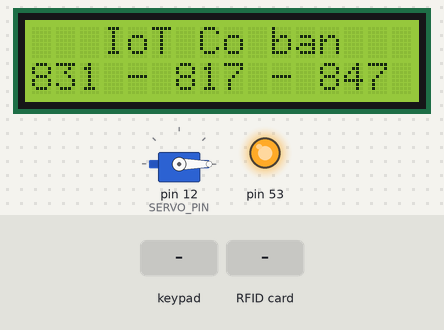
The sketch below on a simulated Arduino Mega 2560, built with avr-gcc and run on an emulated ATmega2560. On the bench: 16×2 character LCD, servo, output pins drawn as LEDs (lit = HIGH). Inputs (shaded band) come from the test bench. What the sketch prints to the serial monitor is not drawn.

Above: at 1.3 s.
1.4 s: keypad keys 1 2 3 4 5 6 # pressed 0.4 s apart
At 4.5 s:
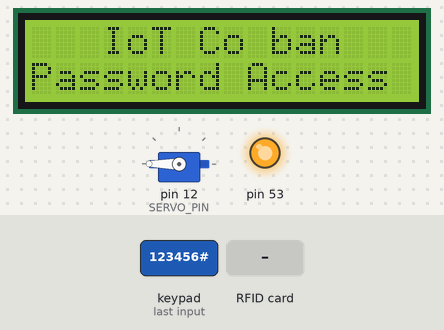
5.7 s: RFID card CD 67 E8 A9 EB held to the reader
At 7.7 s:
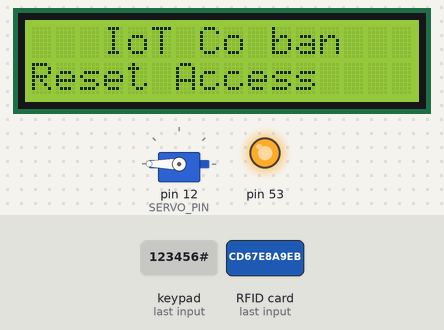
8.7 s: key '#' pressed
At 10.6 s:
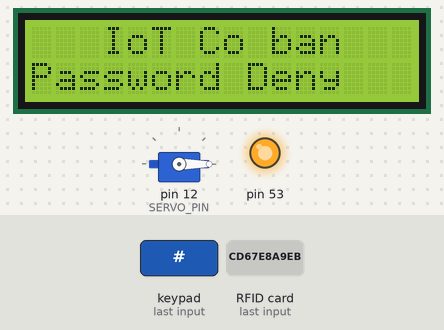
11.7 s: RFID card 6A 9C C5 80 B3 held to the reader
At 13.7 s:
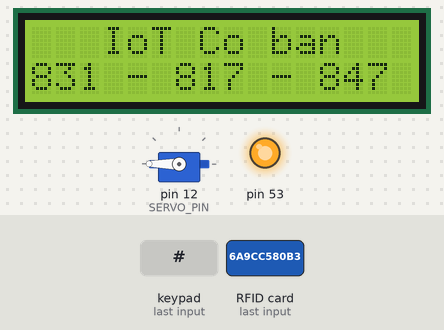
14.7 s: key '1' pressed
At 15.9 s:
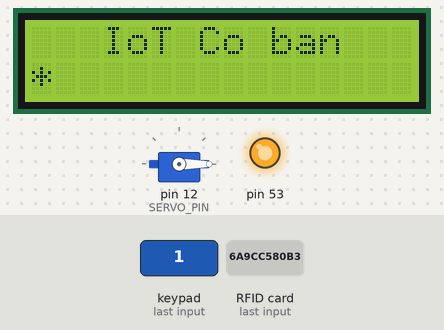
16.2 s: keypad keys 1 2 3 4 5 6 pressed 0.4 s apart
At 19.6 s:
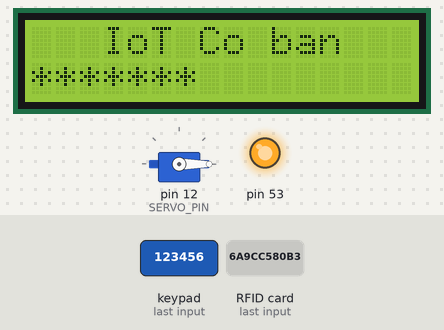
Timing chart, 0 to 21.1 s (numbered marks = the images above; inputs shaded):
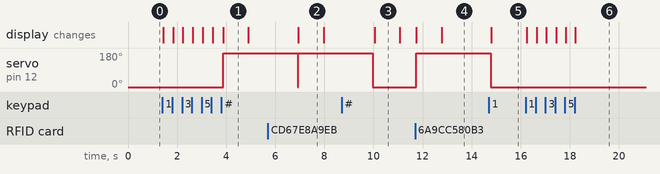

Measured:
- after the input at 1.4 s, servo on pin 12 (SERVO_PIN): 0° → 180° after 2.5 s; the display: first changes at once (image 1 shows a later state)
- after the input at 5.7 s, the display: changes after 1.2 s (image 2)
- after the input at 8.7 s, the display: changes after 1.3 s (image 3)
- after the input at 11.7 s, servo on pin 12 (SERVO_PIN): 0° → 180° after 0.05 s; the display: first changes after 0.05 s (image 4 shows a later state)
- after the input at 14.7 s, the display: changes after 0.10 s (image 5)
- after the input at 16.2 s, the display: first changes at once (image 6 shows a later state)
- what the display in image 1 shows lasts 1.0 s, from 3.9 s to 4.9 s

The sketch:

ArduinoMega.ino
```cpp
#include <RFID.h>
#include <SPI.h>
#include <Wire.h>
#include <LiquidCrystal_I2C.h>
#include <Servo.h>
#include <Keypad.h>

// Khai báo chân kết nối Arduino Mega với thiết bị
#define RFID522_SDA 10
#define RFID522_RESET 9
#define SERVO_PIN 12
#define BUZZER_PIN 11

const String RFID522_RESET_CODE = "cd67e8a9eb"; // Code thẻ RFID522 để reset hệ thống
const String RFID522_CODE = "6a9cc580b3";       // Code mật khẩu hệ thống bằng thẻ từ
const String KEYPAD_CODE = "123456";            // Code mật khẩu hệ thống bằng KeyPad

//Khai báo Keypad
const byte rows = 4;
const byte cols = 3;
char keys[rows][cols] = {
  {'1','2','3'},
  {'4','5','6'},
  {'7','8','9'},
  {'*','0','#'}
};
byte rowPins[rows] = {8, 7, 6, 5};
byte colPins[cols] = {4, 3, 2};

//Khai báo biến toàn cục
String keypad_Input_Code = "";
int numberOfDeny = 0;
String data = "non";

// Khai báo các thiết bị xử dụng trong hệ thống
LiquidCrystal_I2C myLCD(0x27,16,2);
Servo myServo;
RFID RC522(RFID522_SDA, RFID522_RESET);
Keypad myKeypad = Keypad( makeKeymap(keys), rowPins, colPins, rows, cols );

void setup() {
  Serial.begin(9600);

  //Khởi tạo RFID522
  SPI.begin();
  RC522.init();

  //Khởi tạo LCD
  startLCD();

  //Khởi tạo Servo
  myServo.attach(SERVO_PIN);
  myServo.write(0);

  //Khởi tạo kết nối với ESP8266 Nodemcu
  Wire.begin(8);
  Wire.onRequest(requestEvent);
}

void loop() {
  if (RC522.isCard())                                         // Kiểm tra thiệt bị đầu vào có phải là thẻ từ hay không
  {
    String content = "";                                      // Biến lưu mã input thẻ từ

    RC522.readCardSerial();                                   // Đọc mã từ thẻ từ
    for(int i=0;i<5;i++)
    {
      content.concat(String(RC522.serNum[i], HEX));           // Lưu vào biến với hệ HEX
    }

    if (content == RFID522_RESET_CODE) {                      // Kiểm tra có phải thẻ Reset hệ thống hay không
      screenLCD(1, "Reset Access");
      myServo.write(180);
      delay(1000);
      screenLCD(1, "831 - 817 - 847");
      delay(2000);
      myServo.write(0);
      data = "14" + String(numberOfDeny);
      Serial.println(data);
      numberOfDeny = 0;
    } else {
      content = checkThreeTime(content);                      // Hàm kiểm tra số lần bị từ chối (Sai mật khẩu)
      handleType(1, content);                                 // In kết quả ra LCD và báo mã Code gửi sang ESP8266
    }
    keypad_Input_Code = "";                                   // Biến reset mật khẩu keypad
  }

  char keyPadInputKey = myKeypad.getKey();                    // Nhận diện phím người dùng ấn, nếu không ấn trả về false
  if (keyPadInputKey) {                                       // Kiểm tra người dùng có ấn phím không
    if (keyPadInputKey != '*' && keyPadInputKey != '#'){      // Kiểm tra phím người dùng ấn là phím số hay phím chức năng
      keypad_Input_Code.concat(String(keyPadInputKey));       // Nối kết quả các phím người dùng ấn
    }
    int passwordLength = keypad_Input_Code.length();          // Lấy chiều dài mất khẩu người dùng đã nhập
    if (passwordLength > 0 && passwordLength <= 16) {         // Kiểm tra chiều dài mất khẩu người dùng đã nhập vì LCD (16x2)
      String star = "";                                       // Chuỗi dâu * khi người dùng nhập mật khẩu keypadd
      for(int i = 0; i < passwordLength; i++) {
        star.concat("*");
      }
      screenLCD(1, star);                                     // In số '*' đại diện cho mật khẩu người dùng đã nhập ra LCD
    }
    if (keyPadInputKey == '#') {
      keypad_Input_Code = checkThreeTime(keypad_Input_Code);  // Hàm kiểm tra số lần bị từ chối (Sai mật khẩu)
      handleType(2,keypad_Input_Code);                        // In kết quả ra LCD và báo mã Code gửi sang ESP8266
      keypad_Input_Code = "";                                 // Biến reset mật khẩu keypad
    }
    if (keyPadInputKey == '*') {                              // Xóa nhập lại khi nhâp sai
      screenLCD(1,"831 - 817 - 847");                         // In MSSV thành viên ra màn hình khi dòng 2 trống
      keypad_Input_Code = "";                                 // Biến reset mật khẩu keypad
    }
  }
}

void startLCD(){                                              // Hàm khởi tạo LCD
  myLCD.init();
  myLCD.backlight();
  myLCD.setCursor(0,0);
  myLCD.print("   IoT Co ban   ");
  myLCD.setCursor(0,1);
  myLCD.print("831 - 817 - 847");
}

void screenLCD(int row, String message){                      // Hàm in dữ liệu chuỗi lên LCD
  myLCD.setCursor(0,row);
  myLCD.print("                ");
  myLCD.setCursor(0,row);
  myLCD.print(message);
}

void buzzer() {                                               // Hàm báo động cho Buzzer
  analogWrite(BUZZER_PIN, 250);
  delay(100);
  analogWrite(BUZZER_PIN, 225);
  delay(200);
  analogWrite(BUZZER_PIN, 200);
  delay(3000);
  analogWrite(BUZZER_PIN, 255);
}

void handleType(int type, String input) {                     // Hàm xử lý thông tin và gửi code về ESP8266
  /*
    Type: {1: RFID ; 2: KEYPAD}
    Status: {1: Access ; 2: Deny; 3: Warning, 4: Reset}
    NumberOfDeny: {}
  */

  String check = "";
  String l_type = "";

  switch (type){                                              // Switch chọn loại mật khẩu và chọn lại thiết bị
    case 1:
      check = RFID522_CODE;
      break;
    case 2:
      check = KEYPAD_CODE;
      break;
    default:
      check = "";
  }
  if (input == check) {                                       // Kiểm tra nếu mật khẩu đúng
    screenLCD(1, "Password Access");
    myServo.write(180);                                       // Servo mở khóa
    delay(1000);
    screenLCD(1, "831 - 817 - 847");
    delay(2000);
    myServo.write(0);                                         // Servo đóng khóa
    data = String(type * 100 + 1 * 10 + numberOfDeny);        // Code gửi về ESP8266
    Serial.println(data);                                     // Gửi code về ESP8266
    numberOfDeny = 0;                                         // Reset số lần sai khi mở khóa
  } else {                                                    // Nếu mật khẩu sai
    if (numberOfDeny < 3) {                                   // Nếu sai dưới 3 lần liên tục
      numberOfDeny += 1;                                      // Tăng số lần đã nhập sai
      screenLCD(1, "Password Deny");
      delay(1000);
      screenLCD(1, "831 - 817 - 847");
      data = String(type * 100 + 2 * 10 + numberOfDeny);      // Code gửi về ESP8266
      Serial.println(data);                                   // Gửi code về ESP8266
    }
  }//
  if (numberOfDeny >= 3){                                     // Nếu sai quá 3 lần, hệ thống bị khóa
    screenLCD(1, "System Locked");
    data = String(type * 100 + 3 * 10 + numberOfDeny);        // Code gửi về ESP8266
    Serial.println(data);                                     // Gửi code về ESP8266
    buzzer();                                                 // Còi báo động sẽ kêu
  }
}

String checkThreeTime(String input) {                         // Hàm kiểm tra xem người dùng đã nhập sai bao nhiêu lần
  if (numberOfDeny >= 3) {                                    // Nếu người dung đã nhập sai quá 3 lần thì không thể tiếp tục mở khóa hệ thống dù đúng mật khẩu
    return "";
  }
  return input;
}

void requestEvent() {                                         // Hàm gửi thông tin khởi tạo kết nối với ESP8266
 Wire.write(data.c_str());
 data = "non";
}
```
